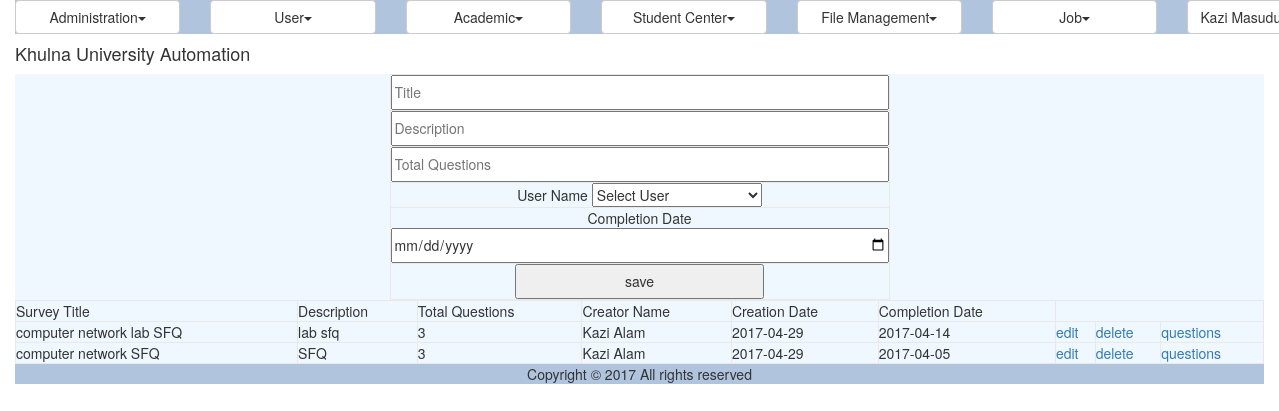
The app's page /survey.php (signed in) with its own data.
### tables this page shows
CREATE TABLE `svms_survey` (
  `ID` varchar(40) NOT NULL,
  `Title` varchar(100) NOT NULL,
  `Description` varchar(300) NOT NULL,
  `Link` varchar(100) NOT NULL,
  `TotalQuestions` int(11) NOT NULL,
  `CreatorID` varchar(40) NOT NULL,
  `CreationDate` date NOT NULL,
  `CompletionDate` date NOT NULL
);

CREATE TABLE IF NOT EXISTS `ums_user` (
  `ID` varchar(40) NOT NULL,
  `UniversityID` varchar(20) NOT NULL,
  `Email` varchar(50) NOT NULL,
  `Password` varchar(255) NOT NULL,
  `FirstName` varchar(50) DEFAULT NULL,
  `MiddleName` varchar(50) DEFAULT NULL,
  `LastName` varchar(50) DEFAULT NULL,
  `DisciplineID` varchar(40) DEFAULT NULL,
  `Status` varchar(20) DEFAULT NULL,
  `IsLogged` varchar(10) DEFAULT NULL,
  `IsArchived` varchar(10) DEFAULT NULL,
  `IsDeleted` varchar(10) DEFAULT NULL,
  PRIMARY KEY (`ID`),
  UNIQUE KEY `Email` (`Email`),
  UNIQUE KEY `UniversityID` (`UniversityID`)
);

### util/class.util.inc (called while the page is built, shortened)
<?php
class ConfigUtil implements I_DBConfig, I_LogConfig, I_LanguageConfig{
	public static $s_instance;
	private $_host;
	private $_username;
	private $_password;
	private $_database;
	public static function getInstance() {
		if(!self::$s_instance) {
			self::$s_instance = new self();
		}
		return self::$s_instance;
	}
	private function readConfig(){
		$this->_ini_array = parse_ini_file(CONFIG.'system.ini');
		$this->_host =	$this->_ini_array['db_host'];
		$this->_username = $this->_ini_array['db_username'];
		$this->_password = $this->_ini_array['db_password'];
		$this->_database = $this->_ini_array['db_database'];
	}
	public function getDBHost(){
		return $this->_host;
	}
	public function getDBUserName(){
		return $this->_username;
	}
	public function getDBPassword(){
		return $this->_password;
	}
	public function getDBName(){
		return $this->_database;
	}
}
class DBUtil implements I_DBUtil {
	private static $s_instance;
	private $_host;
	private $_username;
	private $_password;
	private $_database;
	protected $_connection;
	protected $_result;
	public static function getInstance() {
		if(!self::$s_instance) {
			self::$s_instance = new self();
		}
		return self::$s_instance;
	}
	private function readDBConfig(){
		$_config = ConfigUtil::getInstance();
		$this->_host = $_config->getDBHost();
		$this->_username = $_config->getDBUserName();
		$this->_password = $_config->getDBPassword();
		$this->_database = $_config->getDBName();
	}
	private function setConnection(){
		$this->_connection = new mysqli($this->_host, $this->_username,
			$this->_password, $this->_database);
	}
	public function doQuery($sql) {
		$this->_result = $this->_connection->query($sql) or die(mysqli_error($this->_connection));
		return $this->_result;
	}
	public function getNumRows() {
		$this->_numRows = mysqli_num_rows($this->_result);
		return $this->_numRows;
	}
	public function getAllRows() {
		$rows = array();
		for($x = 0; $x < $this->getNumRows(); $x++) {
			$rows[] = mysqli_fetch_assoc($this->_result);
		}
		return $rows;
	}
}
class LogUtil{
	private static $s_instance;
	public static function getInstance(){
		if(!self::$s_instance) {
			self::$s_instance = new self();
		}
		return self::$s_instance;
	}
}
class LangUtil{
	private static $s_instance;
	public static function getInstance() {
		if(!self::$s_instance) {
			self::$s_instance = new self();
		}
		return self::$s_instance;
	}
}
?>

### modules/survey/ui/blade/view.survey.blade.inc (called while the page is built, shortened)
<?php
include_once UTILITY.'class.util.inc';
include_once MODULES_SURVEY.'bao/class.surveybao.inc';
$_SurveyBAO = new SurveyBAO();
?>

### modules/survey/bao/class.surveybao.inc (called while the page is built, shortened)
<?php
include_once UTILITY.'class.util.inc';
include_once MODULES_SURVEY.'dao/class.surveydao.inc';
Class SurveyBAO{
	private $_SurveyDAO;
	public function __construct(){
		$this->_SurveyDAO = new SurveyDAO();
	}
	public function getAllSurveys(){
		$Result = $this->_SurveyDAO->getAllSurveys();
		return $Result;
	}
	public function getTeacherFromID($ID){
		$Result = $this->_SurveyDAO->getTeacherFromID($ID);
		return $Result;
	}
}
?>

### modules/survey/dao/class.surveydao.inc (called while the page is built, shortened)
<?php
include_once COMMON.'class.common.inc';
include_once COMMON.'class.common.survey.inc';
include_once UTILITY.'class.util.inc';
Class SurveyDAO{
	private $_DB;
	public function __construct(){
		$this->_DB = DBUtil::getInstance();
	}
	public function getAllSurveys(){
		$SurveyList = array();
		$this->_DB->doQuery("SELECT * FROM svms_survey");
		$rows = $this->_DB->getAllRows();
		for($i = 0; $i < sizeof($rows); $i++) {
			$row = $rows[$i];
			$this->_Survey = new Survey();
		    $this->_Survey->setID ( $row['ID']);
		    $this->_Survey->setTitle ( $row['Title'] );
		    $this->_Survey->setDescription ( $row['Description'] );
		    $this->_Survey->setLink ( $row['Link'] );
		    $this->_Survey->setTotalQuestions( $row['TotalQuestions'] );
		    $this->_Survey->setCreator( $row['CreatorID'] );
		    $this->_Survey->setCreationDate( $row['CreationDate'] );
		    $this->_Survey->setCompletionDate( $row['CompletionDate'] );
		    $SurveyList[]=$this->_Survey;
		}
		$Result = new Result();
		$Result->setIsSuccess(1);
		$Result->setResultObject($SurveyList);
		return $Result;
	}
	public function getAllUsers(){
		$UserList = array();
		$this->_DB->doQuery("SELECT * FROM ums_user");
		$rows = $this->_DB->getAllRows();
		for($i = 0; $i < sizeof($rows); $i++) {
			$row = $rows[$i];
			$this->_User = new User();
			$this->_User->setID ( $row['ID']);
			$this->_User->setFirstName( $row['FirstName']." ".$row['LastName'] );
			$UserList[]=$this->_User;
		}
		$Result = new Result();
		$Result->setIsSuccess(1);
		$Result->setResultObject($UserList);
		return $Result;
	}
	public function getTeacherFromID($ID){
		$SQL = "SELECT * FROM ums_user WHERE ID = '$ID'";
		$this->_DB->doQuery($SQL);
		$rows = $this->_DB->getAllRows();
		$row = $rows[0];
		return $row['FirstName']." ".$row['LastName'];
	}
}
?>

### common/class.common.inc (called while the page is built, shortened)
<?php
class Result{
    private $_IsSuccess=0;
    private $_ResultObject;
    public function setIsSuccess($IsSuccess){
        $this->_IsSuccess = $IsSuccess;
    }
    public function getIsSuccess(){
        return $this->_IsSuccess;
    }
    public function setResultObject($ResultObject){
        $this->_ResultObject = $ResultObject;
    }
    public function getResultObject(){
        return $this->_ResultObject;
    }
}
?>

### common/class.common.survey.inc (called while the page is built, shortened)
<?php
class Survey{
    private $_ID;
    private $_Title;
    private $_Description;
    private $_TotalQuestions;
    private $_Creator;
    private $_CreationDate;
    private $_CompletionDate;
    public function setID ( $ID ) {
        $this->_ID = $ID;
    }
    public function getID () {
        return $this->_ID;
    }
    public function setTitle( $Title ) {
        $this->_Title= $Title;
    }
    public function getTitle() {
        return $this->_Title;
    }
    public function setDescription ( $Description ) {
        $this->_Description = $Description;
    }
    public function getDescription () {
        return $this->_Description;
    }
    public function setTotalQuestions ( $TotalQuestions ) {
        $this->_TotalQuestions = $TotalQuestions;
    }
    public function getTotalQuestions () {
        return $this->_TotalQuestions;
    }
    public function setCreator ( $Creator ) {
        $this->_Creator= $Creator;
    }
    public function getCreator () {
        return $this->_Creator;
    }
    public function setCreationDate ( $CreationDate ) {
        $this->_CreationDate = $CreationDate;
    }
    public function getCreationDate () {
        return $this->_CreationDate;
    }
    public function setCompletionDate ( $CompletionDate ) {
        $this->_CompletionDate = $CompletionDate;
    }
    public function getCompletionDate () {
        return $this->_CompletionDate;
    }
}
?>

### modules/survey/ui/view.survey.inc (the view, shortened to what this page needs)
<?php
include_once 'blade/view.survey.blade.inc';
include_once COMMON.'class.common.inc';
include_once COMMON.'class.common.survey.inc';
?>
    <div id="form">
        <form method="post">
            <table width="100%" border="1" cellpadding="15">
                <tr>
                    <td><input type="text" name="txtTitle" placeholder="Title" value="<?php
                    if(isset($_GET['edit'])) echo $globalSurvey->getTitle();  ?>" /> </td>
                </tr>
                <tr>
                    <td><input type="text" name="txtDescription" placeholder="Description"value="<?php
                    if(isset($_GET['edit'])) echo $globalSurvey->getDescription();  ?>" /> </td>
                </tr>
                <tr>
                    <td><input type="text" name="txtTotalQuestions" placeholder="Total Questions" value="<?php
                    if(isset($_GET['edit'])) echo $globalSurvey->getTotalQuestions();  ?>" /> </td>
                </tr>
                <tr>
                <td>User Name
                    <select name="txtCreator" style="width:170px">
                        <option selected="selected">Select User</option>
                    </select>
                </td>
                </tr>
                <tr>
                    <td><level>Completion Date </level><input type="date" name="txtCompletionDate" placeholder="Completion Date" value="<?php
                    if(isset($_GET['edit'])) echo $globalSurvey->getCompletionDate();  ?>" /> </td>
                </tr>
                <tr>
                    <td>
                        <?php
                        if(isset($_GET['edit']))
                        {
                            ?>
                            <button type="submit" name="update">update</button>
                            <?php
                        }
                        else
                        {
                            ?>
                            <button type="submit" name="save">save</button>
                            <?php
                        }
                        ?>
                    </td>
                </tr>
            </table>
        </form>
</div>
<div>
        <table width="100%" border="1" cellpadding="15" align="center">
    <?php
    $Result = $_SurveyBAO->getAllSurveys();
    if($Result->getIsSuccess()){
        $SurveyList = $Result->getResultObject();
    ?>
        <tr>
            <td>Survey Title</td>
            <td>Description</td>
            <td>Total Questions</td>
            <td>Creator Name</td>
            <td>Creation Date</td>
            <td>Completion Date</td>
        </tr>
        <?php
        for($i = 0; $i < sizeof($SurveyList); $i++) {
            $Survey = $SurveyList[$i];
            ?>
            <tr>
                <td><?php echo $Survey->getTitle(); ?></td>
                <td><?php echo $Survey->getDescription(); ?></td>
                <td><?php echo $Survey->getTotalQuestions(); ?></td>
                <td><?php echo $_SurveyBAO->getTeacherFromID($Survey->getCreator()); ?></td>
                <td><?php echo $Survey->getCreationDate(); ?></td>
                <td><?php echo $Survey->getCompletionDate(); ?></td>
                <td><a href="?edit=<?php echo $Survey->getID(); ?>" onclick="return confirm('sure to edit !'); " >edit</a></td>
                <td><a href="?del=<?php echo $Survey->getID(); ?>" onclick="return confirm('sure to delete !'); " >delete</a></td>
                <td><a href="survey_ques_create.php?sid=<?php echo $Survey->getID(); ?> " >questions</a></td>
            </tr>
        <?php
        }
    }
    else{
        echo $Result->getResultObject();
    }
    ?>
    </table>
</div>

### resources/css/style.css (style rules this page uses)
#form { width:500px; margin:0px auto; text-align:center; }
#form form input { width:100%; height:35px; }
form button { width:50%; height:35px; }
table,td { border:solid #e9e9e9 1px; }

### records on screen
svms_survey: Title "computer network lab SFQ", Description "lab sfq", TotalQuestions "3", CreatorID.LastName "Kazi Alam", CreationDate "2017-04-29", CompletionDate "2017-04-14"
svms_survey: Title "computer network SFQ", Description "SFQ", TotalQuestions "3", CreatorID.LastName "Kazi Alam", CreationDate "2017-04-29", CompletionDate "2017-04-05"

### other values on screen
$globalMenu[$i]->getTitle() "Administration User Academic Student Center File Management Job"
$CurrentUser->getFullName() "Kazi…"
